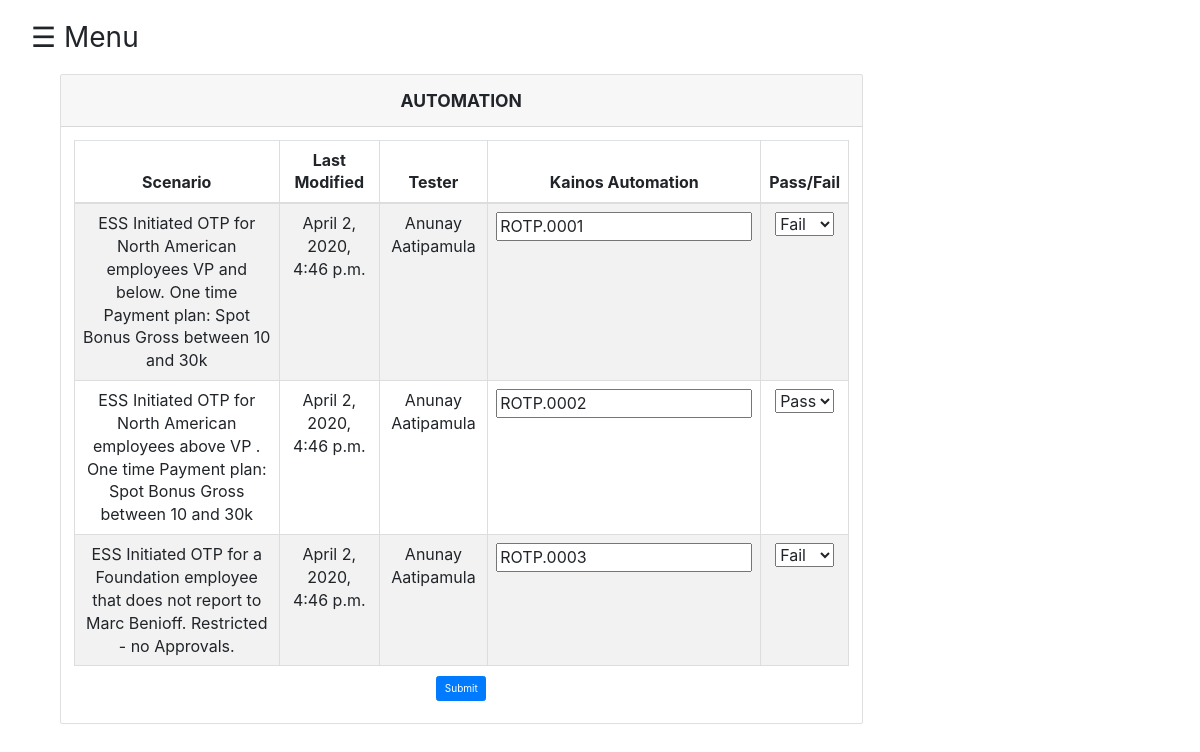
Page /browse/edit/HCM/Automation (signed in) on the committed database.
### test_cases/models.py (models this page shows, shortened)
class Tracker(models.Model):
    choices =(("Pass","Pass"),("Fail","Fail"))
    name = models.CharField('Name',max_length=100,null=True)
    email = models.CharField('Email',max_length=100,null=True)
    module = models.CharField('Module',max_length=100,null=True)
    category = models.CharField('Category',max_length=100,null=True)
    scenario = models.CharField('Scenario',max_length = 1000,null=True)
    kainos_id = models.CharField("Kainos Automated TC ID",max_length = 200,null=True)
    last_modified = models.DateTimeField('Last Modified',null=True)
    result = models.CharField('Result',choices = choices,max_length=10,null=True)
    uuid = models.CharField('uuid',max_length = 1000,null=True) #models.ForeignKey(Session,on_delete=models.CASCADE)

### test_cases/views.py (the view, shortened to what this page needs)
# urls.py: path('browse/edit/<str:module>/<str:category>', views.edit_category, name='edit_category'),
@permission_required('test_cases.can_view', login_url='/login/')
def edit_category(request,module,category):
    if(request.method=="GET"):
        if(module == 'All'):
            records = Tracker.objects.all()
        else:
            records = Tracker.objects.filter(module=module,category=category)
        return render(request, 'test_cases/edit.html', {'records':records,"module":module,'category':category})

### test_cases/templates/test_cases/edit.html (shortened to what this page needs)
{% extends 'test_cases/base.html' %}
{% block content %}
<div class="col-xs-9">
<div class="card">
    <h3 class="card-header text-center font-weight-bold text-uppercase py-4">{{category}}</h3>
    <div class="card-body">
      <div id="table" class="table-editable">
          <tbody>
            <form action="{% url 'myapp:edit' module%}" method="post" id="trackForm">
                <table class="table table-bordered table-responsive-md table-striped text-center" id="table">
                    <thead>
                      <tr>
                        <th class="text-center">Scenario</th>
                        <th class="text-center">Last Modified</th>
                        <th class="text-center">Tester</th>
                        <th class="text-center">Kainos Automation</th>
                        <th class="text-center">Pass/Fail</th>
                      </tr>
                    </thead>
                {% for row in records%}
                <tr id="row">
                  <td class="pt-3-half" contenteditable="false" id="scenario{{ forloop.counter }}">{{row.scenario}}</td>
                    <td class="pt-3-half" contenteditable="false" id="last_modified{{ forloop.counter }}">{{row.last_modified}}</td>
                    <td class="pt-3-half" contenteditable="false" id="name{{ forloop.counter }}">{{row.name}}</td>
                    <td class="pt-3-half" contenteditable="true" id="kainos_id{{ forloop.counter }}"><input type="text" name="kainos_id{{forloop.counter}}" value="{{row.kainos_id}}" readonly></td>
                    <td>
                      <div class="btn-group">
                              <select class ="result" name="result{{ forloop.counter }}" value="result" id="result{{ forloop.counter }}">
                                {% if row.result == "Pass" %}
                                <option id="option-Pass" value="Pass">Pass</option>
                                {% else %}
                                <option id="option-Fail" value="Fail" >Fail</option>
                                {% endif%}
                              </select>
                          </div>
                    </td>
                  </tr>
                  {% endfor %}
                </tbody>
                    <div class="form-group text-center" style="vertical-align: middle; margin-left: auto;">
                        <button class="btn btn-primary align-self-center"  type="submit" value="Upload" id="submit">Submit</button>
                      </div>
      </div>
    </div>
  </div>
  </div>
  {% endblock %}

### rows in the picture
Tracker: scenario "ESS Initiated OTP for North American employees VP and below. One time Payment plan: Spot Bonus Gross between 10 and 30k", last_modified "April 2, 2020, 4:46 p.m.", name "Anunay Aatipamula", kainos_id1 "ROTP.0001", result "Fail"
Tracker: scenario "ESS Initiated OTP for North American employees above VP . One time Payment plan: Spot Bonus Gross between 10 and 30k", last_modified "April 2, 2020, 4:46 p.m.", name "Anunay Aatipamula", kainos_id "ROTP.0002", result "Pass"
Tracker: scenario "ESS Initiated OTP for a Foundation employee that does not report to Marc Benioff. Restricted - no Approvals.", last_modified "April 2, 2020, 4:46 p.m.", name "Anunay Aatipamula", kainos_id "ROTP.0003", result "Fail"

### other values in the picture
{{ category }} "AUTOMATION"
